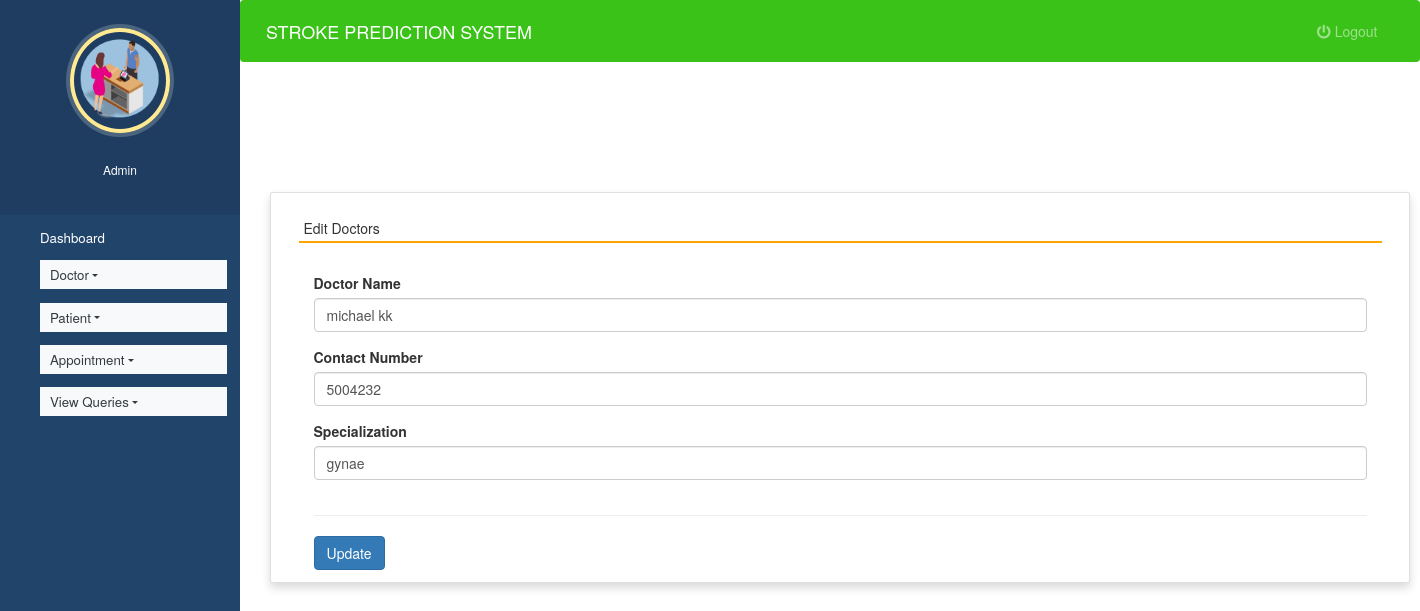
The page /edit_doctor/8 (signed in) on the database its author committed.
### hospitals/models.py (models this page shows, shortened)
class Doctor(models.Model):
    name = models.CharField(max_length=50)
    mobile = models.IntegerField()
    special = models.CharField(max_length=50)

### hospitals/views.py (the view, shortened to what this page needs)
# urls.py: path('edit_doctor/<int:pid>',edit_doctor,name='edit_doctor'),
def edit_doctor(request,pid):
    error = ""
    if not request.user.is_authenticated:
        return redirect('login')
    user = request.user
    doctor = Doctor.objects.get(id=pid)
    return render(request, 'edit_doctor.html', locals())

### hospitals/templates/edit_doctor.html (shortened to what this page needs)
{% extends 'admin_nav.html' %}
{% load static %}
{% block content %}
<html>
<head>
<link rel="stylesheet" href="https://maxcdn.bootstrapcdn.com/bootstrap/3.4.1/css/bootstrap.min.css">
  <link rel="stylesheet" href="https://cdnjs.cloudflare.com/ajax/libs/font-awesome/4.7.0/css/font-awesome.min.css">
  <link rel="stylesheet" href="https://use.fontawesome.com/releases/v5.6.3/css/all.css">
</head>
<body>
<br><br><br><br>
<div class="container card shadow m-5">
		<div class="card-body">
			<h5 class="p-2" style="border-bottom: 2px solid orange">Edit Doctors</h5>
             <br>
			<div class="container-fluid">
				<form method="post">
					<div class="form-row">
						<div class="col-sm-12">
							<div class="form-group">
								<label>Doctor Name</label>
								<input type="text" name="name" class="form-control" value="{{doctor.name}}" required>
							</div>
						</div>
                    	<div class="col-sm-12">
							<div class="form-group">
								<label>Contact Number</label>
								<input type="text" name="mobile" class="form-control" value="{{doctor.mobile}}" required>
							</div>
						</div>
						<div class="col-sm-12">
							<div class="form-group">
								<label>Specialization</label>
								<input type="text" name="special" class="form-control" value="{{doctor.special}}" required>
							</div>
						</div>
                      </div>
					<hr>
					<input type="submit" value="Update" class="btn btn-primary">
				</form>
			</div>
		</div>
	</div>
</body>
</html>
{% endblock content %}

### hospitals/static/style.css (style rules this page uses)
body { padding-left: 240px; }

### hospitals/templates/admin_nav.html (style rules this page uses)
body { padding-left: 240px; }

### rows shown on the page
Doctor: name "michael kk", mobile "5004232", special "gynae"
